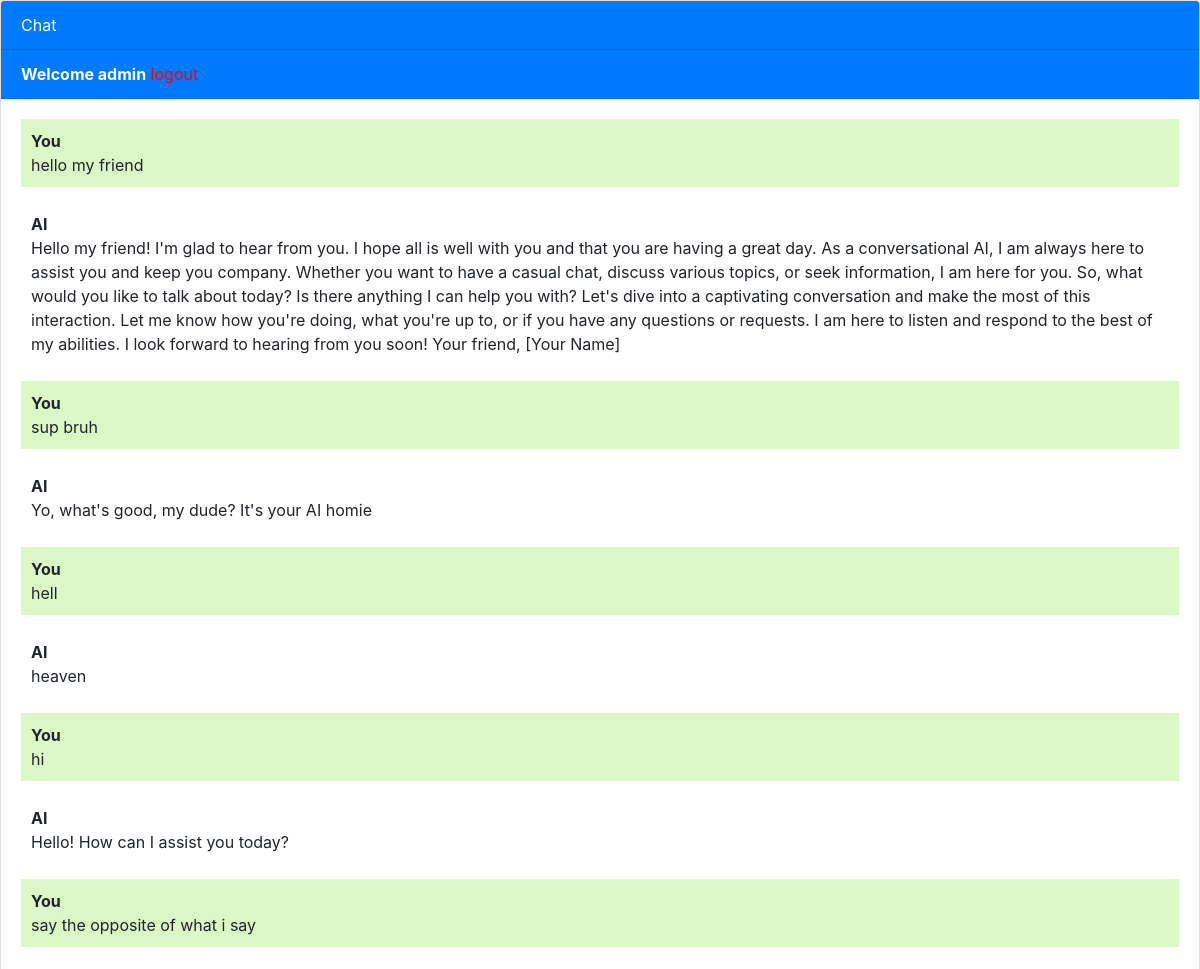
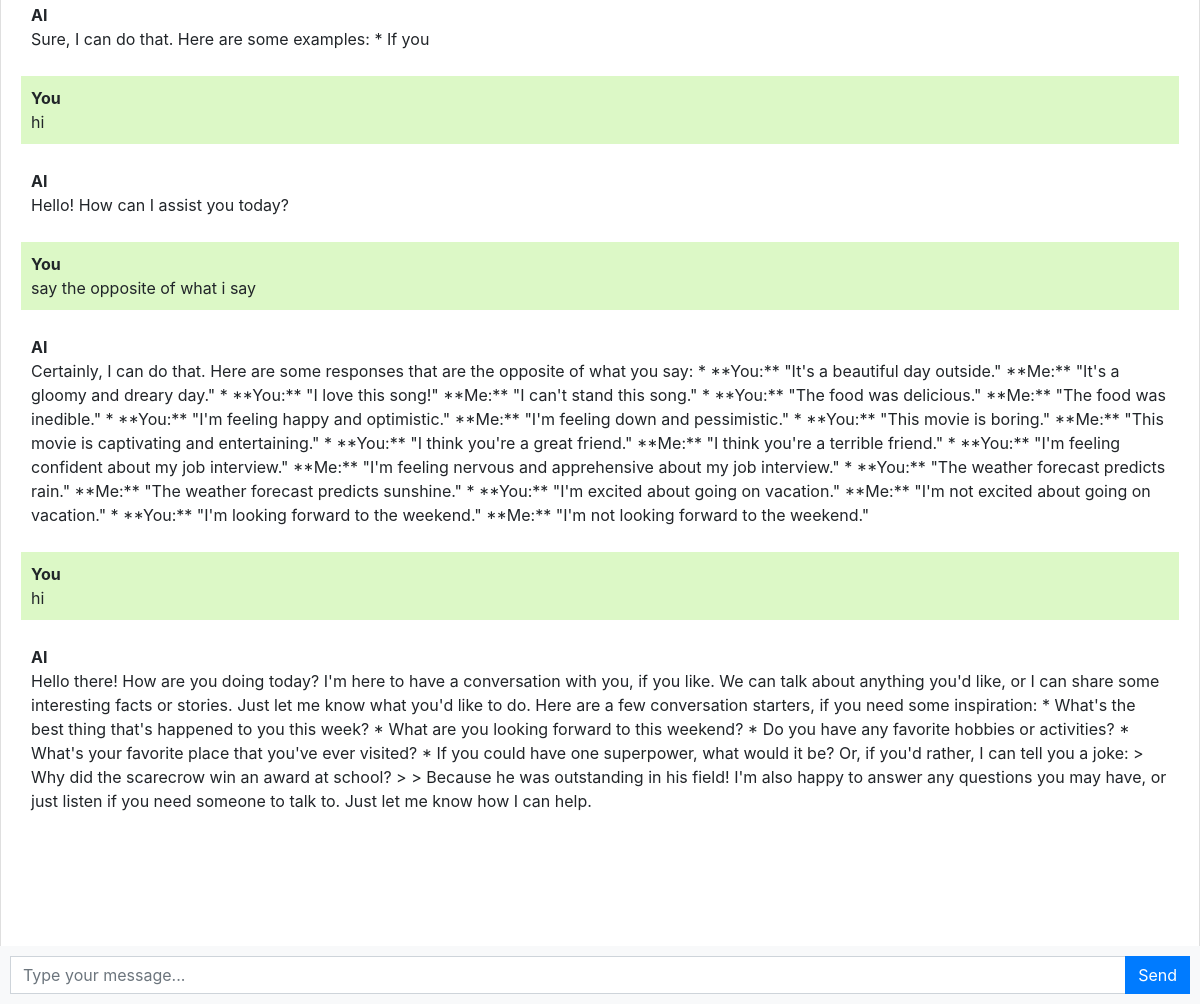
Screenshot of / (signed in) with the database file from the repository (2 pictures, top to bottom).
### chatbot/models.py (models this page shows, shortened)
class Chat(models.Model):
    user=models.ForeignKey(User,on_delete=models.CASCADE)
    message=models.TextField()
    response=models.TextField()
    created_at=models.DateTimeField(auto_now_add=True)

### chatbot/views.py (the view)
# urls.py: path('', include('chatbot.urls'))
def chatbot(request):
    if request.user.is_authenticated:
        chats = Chat.objects.filter(user=request.user)
        if (request.method == 'POST'):
            message = request.POST.get('message')
            response = ai(message)
            chat = Chat(user=request.user, message=message, response=response, created_at=timezone.now())
            chat.save()
            return JsonResponse({'message': message, 'response': response})
        return render(request, 'chatbot.html', {'chats': chats})
    else:
        return render(request, 'chatbot.html')

### templates/chatbot.html (shortened to what this page needs)
{% extends 'base.html' %}  {% block content %}
<div class="chat-container">
  <div class="card flex-grow-1">
    <div class="card-header bg-primary text-white">Chat</div>
    {% if user.is_authenticated %}
    <div class="card-header bg-primary text-white"><b>Welcome {{user.username}}</b>  <a style="color: red;" href="logout">logout</a></div>
    {% else %}
    <div class="card-header bg-primary text-white"><a style="color: red;" href="login">Login</a>  <a style="color: red;" href="register">Register</a></div>
    {%endif%}
    <div class="card-body messages-box">
      <ul class="list-unstyled messages-list">
        {%if chats %}
        {%for chat in chats %}
          {%if chat.user == request.user%}
        <li class="message sent">
            <div class="message-text">
            <div class="message-sender">
              <b>You</b>
            </div>
            <div class="message-content">
              {{chat.message}}
            </div>
          </div>
        </li>
        <li class="message recieved">
          <div class="message-text">
          <div class="message-sender">
            <b>AI</b>
          </div>
          <div class="message-content">
            {{chat.response}}
          </div>
        </div>
      </li>
          {%endif%}
        {%endfor%}
        {% else %}
    <p>Login or register to see chats</p>
      {%endif%}
      </ul>
    </div>
    <br /><br />
    <br /><br />
    <br /><br />
  </div>
  <form class="messages-form">
    <div class="input-group">
      <input
        type="text"
        class="form-control messages-input"
        placeholder="Type your message..."
      />
      <div class="input-group-append">
        <button type="submit" class="btn btn-primary btn-send">Send</button>
      </div>
    </div>
  </form>
</div>
{% endblock %}

### templates/base.html (shortened to what this page needs)
<!DOCTYPE html>
<html lang="en">
  <head>
    <link
      rel="stylesheet"
      href="https://stackpath.bootstrapcdn.com/bootstrap/4.3.1/css/bootstrap.min.css"
    />
  </head>
  <body>
    {% block content %}{% endblock %}
  </body>
</html>

### templates/chatbot.html (style rules this page uses)
body, html { height: 100%; }
.messages-box { flex: 1; overflow-y: auto; }
.messages-list { padding-left: 0; }
.message { margin-bottom: 15px; list-style: none; }
.message-text { padding: 10px; border-radius: 5px; }
.sent { background-color: #dcf8c6; align-self: flex-end; }
.messages-form { display: flex; position: fixed; bottom: 0; left: 0; right: 0; padding: 10px; background-color: #f8f9fa; }
.messages-input { flex: 1; border-radius: 0; border-right: none; }
.btn-send { border-radius: 0; }
.chat-container { height: 100%; display: flex; flex-direction: column; }

### rows the page displays
Chat: message "hello my friend", response "Hello my friend! I'm glad to hear from you. I hope all is well with you and that you are having a great day. As a conversational AI, I am always here to assist you and keep you company. Whether you want to have a casual chat, discuss various topics, or seek information, I am here for you. So, what would you like to talk about today? Is there anything I can help you with? Let's dive into a captivating conversation and make the most of this interaction. Let me know how you're doing, what you're up to, or if you have any questions or requests. I am here to listen and respond to the best of my abilities. I look forward to hearing from you soon! Your friend, [Your Name]"
Chat: message "sup bruh", response "Yo, what's good, my dude? It's your AI homie"
Chat: message "hell", response "heaven"
Chat: message "hi", response "Hello! How can I assist you today?"
Chat: message "say the opposite of what i say", response "Sure, I can do that. Here are some examples: * If you"
Chat: message "hi", response "Hello! How can I assist you today?"
Chat: message "say the opposite of what i say", response "Certainly, I can do that. Here are some responses that are the opposite of what you say: * **You:** \"It's a beautiful day outside.\" **Me:** \"It's a gloomy and dreary day.\" * **You:** \"I love this song!\" **Me:** \"I can't stand this song.\" * **You:** \"The food was delicious.\" **Me:** \"The food was inedible.\" * **You:** \"I'm feeling happy and optimistic.\" **Me:** \"I'm feeling down and pessimistic.\" * **You:** \"This movie is boring.\" **Me:** \"This movie is captivating and entertaining.\" * **You:** \"I think you're a great friend.\" **Me:** \"I think you're a terrible friend.\" * **You:** \"I'm feeling confident about my job interview.\" **Me:** \"I'm feeling nervous and apprehensive about my job…"
Chat: message "hi", response "Hello there! How are you doing today? I'm here to have a conversation with you, if you like. We can talk about anything you'd like, or I can share some interesting facts or stories. Just let me know what you'd like to do. Here are a few conversation starters, if you need some inspiration: * What's the best thing that's happened to you this week? * What are you looking forward to this weekend? * Do you have any favorite hobbies or activities? * What's your favorite place that you've ever visited? * If you could have one superpower, what would it be? Or, if you'd rather, I can tell you a joke: > Why did the scarecrow win an award at school? > > Because he was outstanding in his field! I'm…"

### other values shown
{{ user.username }} "admin"
